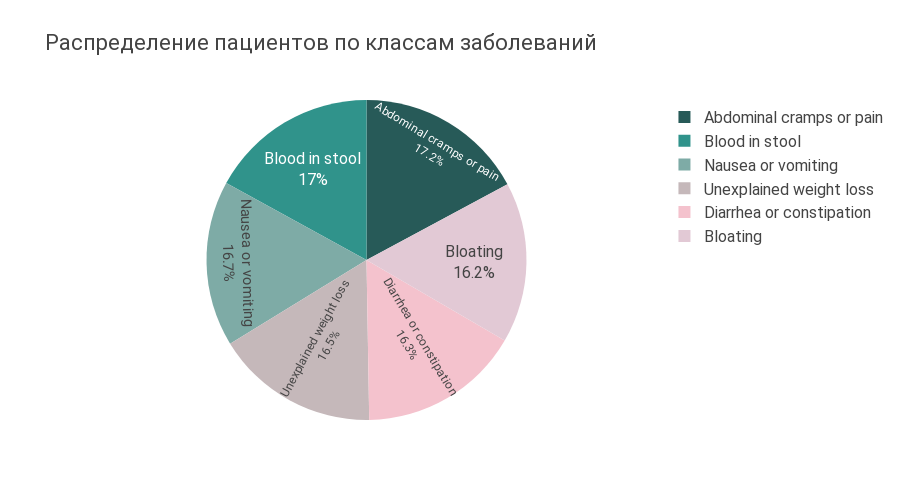

Notebook code for this chart:
### Code cell
# 5.4. Количественное распределение пациентов по типу заболевания

# Считаем количество пациентов в каждой группе
disease_counts = df["Disease_Class"].value_counts().reset_index()
disease_counts.columns = ["Disease_Class", "Count"]

fig = px.pie(
    disease_counts,
    names="Disease_Class",
    values="Count",
    color="Disease_Class",  
    color_discrete_sequence=main_palette,
    template="custom",
    title="Распределение пациентов по классам заболеваний"
)

# Внутри секций показываем процент и название
fig.update_traces(textposition="inside", textinfo="percent+label")

# Настройка размера и шрифта
fig.update_layout(
    height=500,
    font=dict(family="Roboto", size=16)
)

fig.show()

### Figure 1 — Plotly figure (JSON) as saved in the notebook; plotly's stock layout.template omitted (floating-point values rounded to 4 significant figures)
{"data": [{"customdata": [["Abdominal cramps or pain"], ["Blood in stool"], ["Nausea or vomiting"], ["Unexplained weight loss"], ["Diarrhea or constipation"], ["Bloating"]], "domain": {"x": [0, 1], "y": [0, 1]}, "hovertemplate": "Disease_Class=%{customdata[0]}<br>Count=%{value}<extra></extra>", "labels": ["Abdominal cramps or pain", "Blood in stool", "Nausea or vomiting", "Unexplained weight loss", "Diarrhea or constipation", "Bloating"], "legendgroup": "", "marker": {"colors": ["#275A58", "#30938B", "#7EABA6", "#C5B8BA", "#F4C2CD", "#E2C9D5"]}, "name": "", "showlegend": true, "textinfo": "percent+label", "textposition": "inside", "type": "pie", "values": [5243, 5198, 5118, 5047, 4989, 4965]}], "layout": {"font": {"family": "Roboto", "size": 16}, "height": 500, "legend": {"tracegroupgap": 0}, "piecolorway": ["#275A58", "#30938B", "#7EABA6", "#C5B8BA", "#F4C2CD", "#E2C9D5"], "title": {"text": "Распределение пациентов по классам заболеваний"}}}
